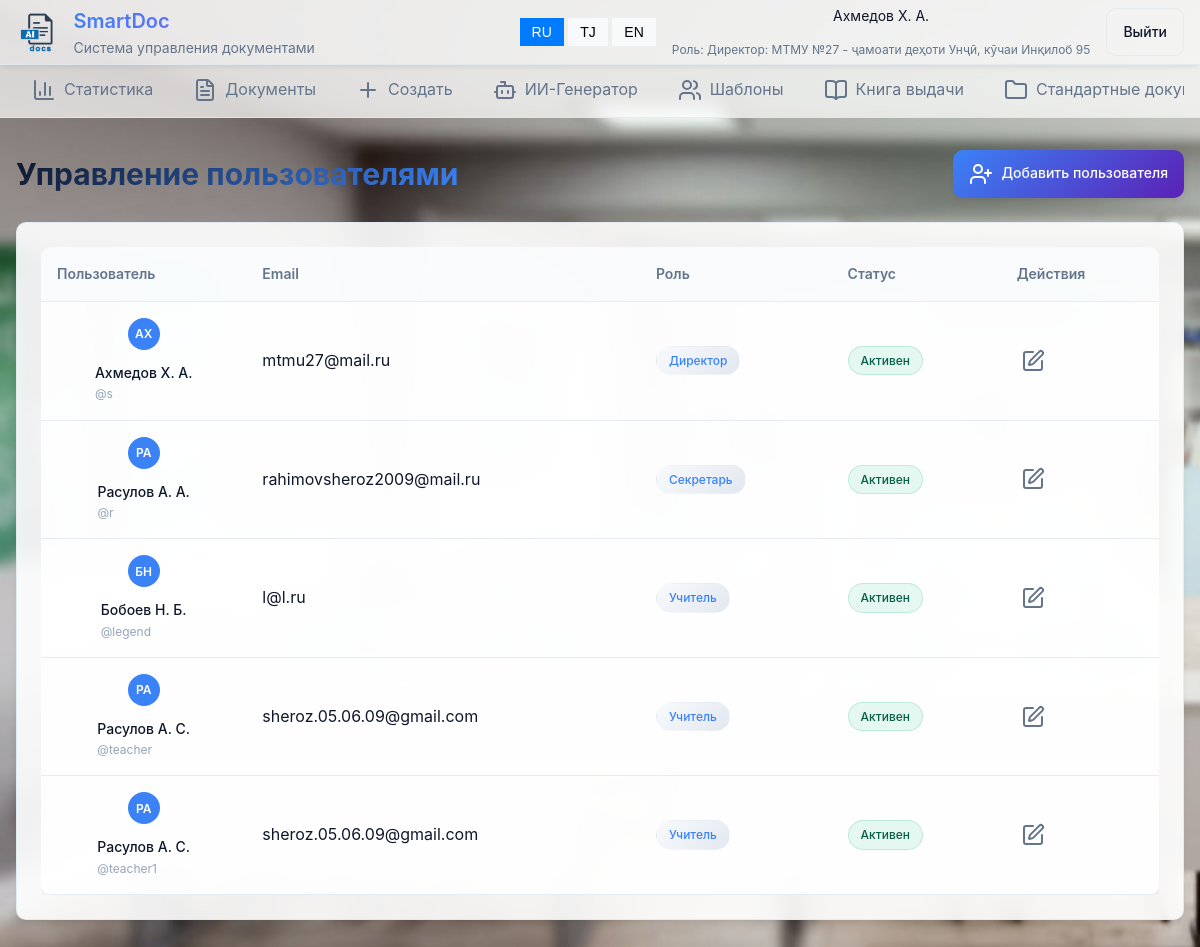
Page /user_list/ (signed in) on the committed database.
### main/models.py (models this page shows, shortened)
class User(AbstractUser):
    ROLE_CHOICES = (
        ('director', 'Директор'),
        ('secretary', 'Секретарь'),
        ('teacher', 'Учитель'),
    )
    avatar=models.ImageField(upload_to='avatars/' ,default='avatars/default.png')
    role = models.CharField(max_length=20, choices=ROLE_CHOICES)
    school = models.ForeignKey(School, on_delete=models.CASCADE, null=True, blank=True)

class School(models.Model):
    name = models.CharField(max_length=255)
    address = models.TextField(blank=True)
    email = models.EmailField(blank=True)
    tel=models.CharField(max_length=20, blank=True)
    headletter=models.FileField(upload_to='headletters/', null=True, blank=True)
    approved=models.BooleanField(default=False)
    created_at = models.DateTimeField(auto_now_add=True)
    def __str__(self):
        return f'{self.name} - {self.address}'

### main/views.py (the view)
# urls.py: path('user_list/', user_list, name='user_list'),
@login_required
def user_list(request):
    users = User.objects.filter(school=request.user.school)
    return render(request, 'main/user_list.html', {'users': users})

### main/templates/main/user_list.html (shortened to what this page needs)
{% extends 'main/base.html' %}
{% block content %}
<div class="page-container">
    <div class="page-header">
        <h2 data-i18n="user_management">Управление пользователями</h2>
        <div class="page-actions">
            <a class="btn btn-primary" href="{%url 'register'%}">
                <i data-lucide="user-plus"></i>
                <span data-i18n="add_user">Добавить пользователя</span>
            </a>
        </div>
    </div>
    <div class="card">
        <div class="card-content">
            <div class="users-table">
                <table class="table">
                    <thead>
                        <tr>
                            <th data-i18n="user">Пользователь</th>
                            <th data-i18n="email">Email</th>
                            <th data-i18n="role">Роль</th>
                            <th data-i18n="status">Статус</th>
                            <th data-i18n="actions">Действия</th>
                        </tr>
                    </thead>
                    <tbody>
                        {% for user in users %}
                        <tr>
                            <td>
                                <div class="user-info">
                                    <div class="user-avatar">{{ user.first_name.0 }}{{ user.last_name.0 }}</div>
                                    <div>
                                        <div class="user-name">{{ user.first_name }} {{ user.last_name }}</div>
                                        <div class="user-username">@{{ user.username }}</div>
                                    </div>
                                </div>
                            </td>
                            <td>{{ user.email }}</td>
                            <td>
                                <div class="badge" style="color: var(--primary);">{{ user.get_role_display|default:"Пользователь" }}</div>
                            </td>
                            <td>
                                <div class="badge badge-{% if user.is_active %}approved{% else %}rejected{% endif %}">
                                    {% if user.is_active %}<span data-i18n="active">Активен</span>{% else %}<span data-i18n="inactive">Неактивен</span>{% endif %}
                                </div>
                            </td>
                            <td>
                                <div class="table-actions">
                                    <a class="btn-icon" title="Редактировать" href="{% url 'user_edit' user.id %}" data-i18n-title="edit">
                                        <i data-lucide="edit"></i>
                                    </a>
                                </div>
                            </td>
                        </tr>
                        {% endfor %}
                    </tbody>
                </table>
            </div>
        </div>
    </div>
</div>
{% endblock %}

### main/templates/main/base.html (shortened to what this page needs)
<!DOCTYPE html>
{% load static %}
<html lang="ru">
<head>
    <link rel="stylesheet" href="{% static 'css/main.css' %}">
    <link rel="stylesheet" href="{% static 'css/style.css' %}">
</head>
<body>
    {% if user.is_authenticated %}
    <header class="header">
        <div class="header-container">
            <div class="header-left">
                <div class="logo">
                    <img src="{% static 'image/logo.png' %}" alt="Logo" class="logo-image" height="40px">
                    <div class="logo-text">
                        <h1 data-i18n="logo_title">SmartDoc</h1>
                        <p data-i18n="logo_subtitle">Система управления документами</p>
                    </div>
                </div>
            </div>
            <div class="header-right">
                <div class="language-switcher">
                    <button class="lang-btn" data-lang="ru" onclick="changeLanguage('ru')">RU</button>
                    <button class="lang-btn" data-lang="tj" onclick="changeLanguage('tj')">TJ</button>
                    <button class="lang-btn" data-lang="en" onclick="changeLanguage('en')">EN</button>
                </div>
                <div class="user-info">
                    <span>{{ user.first_name }} {{ user.last_name }}</span>
                    <span class="user-role"><span data-i18n="role">Роль</span>: {{ user.get_role_display }}: {{user.school}}</span>
                </div>
                <a href="{% url 'logout' %}" class="btn btn-outline" data-i18n="logout">Выйти</a>
            </div>
        </div>
    </header>
    <nav class="navigation">
        <div class="nav-container">
            <div class="nav-tabs">
                <a href="{% url 'index' %}" class="nav-tab {% if request.resolver_match.url_name == 'index' %}active{% endif %}">
                    <i data-lucide="bar-chart-3"></i>
                    <span data-i18n="statistics">Статистика</span>
                </a>
                <a href="{% url 'documents' %}" class="nav-tab {% if request.resolver_match.url_name == 'documents' %}active{% endif %}">
                    <i data-lucide="file-text"></i>
                    <span data-i18n="documents">Документы</span>
                </a>
                <a href="{% url 'document_create' %}" class="nav-tab {% if request.resolver_match.url_name == 'document_create' %}active{% endif %}">
                    <i data-lucide="plus"></i>
                    <span data-i18n="create">Создать</span>
                </a>
                <a href="{% url 'ai' %}" class="nav-tab {% if request.resolver_match.url_name == 'ai' %}active{% endif %}">
                    <i data-lucide="bot"></i>
                    <span data-i18n="ai_generator">ИИ-Генератор</span>
                </a>
                <a href="{% url 'templates' %}" class="nav-tab {% if request.resolver_match.url_name == 'templates' %}active{% endif %}">
                    <i data-lucide="users"></i>
                    <span data-i18n="head_templates">Шаблоны</span>
                </a>
                <a href="{% url 'export_book' %}" class="nav-tab {% if request.resolver_match.url_name == 'export_book' %}active{% endif %}">
                    <i data-lucide="book-open"></i>
                    <span data-i18n="head_export">Книга выдачи</span>
                </a>
                <a href="{% url 'standard_docs' %}" class="nav-tab {% if request.resolver_match.url_name == 'standard_docs' %}active{% endif %}">
                    <i data-lucide="folder"></i>
                    <span data-i18n="head_standard">Стандартные документы</span>
                </a>
            </div>
        </div>
    </nav>
    {% endif %}
    <main class="main-content">
        {% block content %}{% endblock %}
    </main>
</body>
</html>

### main/static/css/main.css (style rules this page uses)
* { margin: 0; padding: 0; box-sizing: border-box; }
:root { --primary: #2563eb; --primary-hover: #1d4ed8; --secondary: #64748b; --success: #10b981; --warning: #f59e0b; --error: #ef4444; --background: #f8fafc; --surface: #ffffff; --border: #e2e8f0; --text-primary: #0f172a; --text-secondary: #64748b; --text-muted: #94a3b8; --radius: 8px; --shadow: 0 1px 3px 0 rgb(0 0 0 / 0.1), 0 1px 2px -1px rgb(0 0 0 / 0.1); --shadow-lg: 0 10px 15px -3px rgb(0 0 0 / 0.1), 0 4px 6px -4px rgb(0 0 0 / 0.1); }
body { font-family: -apple-system, BlinkMacSystemFont, "Segoe UI", Roboto, sans-serif; color: var(--text-primary); line-height: 1.6; }
.header { background: var(--surface); border-bottom: 1px solid var(--border); box-shadow: var(--shadow); }
.header-container { max-width: 1200px; margin: 0 auto; padding: 0 1rem; display: flex; align-items: center; justify-content: space-between; height: 64px; }
.header-left { display: flex; align-items: center; }
.logo { display: flex; align-items: center; gap: 0.75rem; }
.logo-text h1 { font-size: 1.25rem; font-weight: 600; }
.logo-text p { font-size: 0.875rem; color: var(--text-secondary); }
.header-right { display: flex; align-items: center; gap: 1rem; }
.user-info { display: flex; flex-direction: column; align-items: flex-end; font-size: 0.875rem; }
.user-role { color: var(--text-secondary); font-size: 0.75rem; }
.navigation { background: var(--surface); border-bottom: 1px solid var(--border); }
.nav-container { max-width: 1200px; margin: 0 auto; padding: 0 1rem; }
.nav-tabs { display: flex; gap: 0.5rem; overflow-x: auto; }
.nav-tab { display: flex; align-items: center; gap: 0.5rem; padding: 0.75rem 1rem; text-decoration: none; color: var(--text-secondary); border-bottom: 2px solid transparent; transition: all 0.2s; white-space: nowrap; }
.main-content { max-width: 1200px; margin: 0 auto; padding: 2rem 1rem; }
.page-container { display: flex; flex-direction: column; gap: 1.5rem; }
.page-header { display: flex; align-items: center; justify-content: space-between; flex-wrap: wrap; gap: 1rem; }
.page-header h2 { font-size: 1.875rem; font-weight: 700; }
.card { background: var(--surface); border-radius: var(--radius); box-shadow: var(--shadow); overflow: hidden; }
.card-content { padding: 1.5rem; }
.btn { display: inline-flex; align-items: center; justify-content: center; gap: 0.5rem; padding: 0.75rem 1rem; border: none; border-radius: var(--radius); font-size: 0.875rem; font-weight: 500; text-decoration: none; cursor: pointer; transition: all 0.2s; }
.btn-primary { background: var(--primary); color: white; }
.btn-outline { background: transparent; color: var(--text-primary); border: 1px solid var(--border); }
.btn-icon { display: inline-flex; align-items: center; justify-content: center; width: 32px; height: 32px; border: none; border-radius: var(--radius); background: transparent; color: var(--text-secondary); cursor: pointer; transition: all 0.2s; }
.badge { display: inline-flex; align-items: center; padding: 0.25rem 0.75rem; border-radius: 9999px; font-size: 0.75rem; font-weight: 500; background: var(--background); color: var(--text-secondary); border: 1px solid var(--border); }
.badge-signed, .badge-approved { background: #d1fae5; color: #065f46; }

### main/templates/main/user_list.html (style rules this page uses)
.table { width: 100%; border-collapse: collapse; }
.table th, .table td { padding: 1rem; text-align: left; border-bottom: 1px solid var(--border); }
.table th { font-weight: 600; color: var(--text-secondary); font-size: 0.875rem; }
.user-info { display: flex; align-items: center; gap: 0.75rem; }
.user-avatar { width: 32px; height: 32px; background: var(--primary); color: white; border-radius: 50%; display: flex; align-items: center; justify-content: center; font-size: 0.75rem; font-weight: 600; }
.user-name { font-weight: 500; font-size: 0.875rem; }
.user-username { font-size: 0.75rem; color: var(--text-muted); }
.table-actions { display: flex; gap: 0.25rem; }

### rows in the picture
User: first_name "Ахмедов", last_name "Х. А.", role "Директор", school "МТМУ №27 - ҷамоати деҳоти Унҷӣ, кӯчаи Инқилоб 95", first_name.0 "А", last_name.0 "Х", username "s", email "mtmu27@mail.ru", is_active "Активен"
User: first_name.0 "Р", last_name.0 "А", first_name "Расулов", last_name "А. А.", username "r", email "rahimovsheroz2009@mail.ru", role "Секретарь", is_active "Активен"
User: first_name.0 "Б", last_name.0 "Н", first_name "Бобоев", last_name "Н. Б.", username "legend", email "l@l.ru", role "Учитель", is_active "Активен"
User: first_name.0 "Р", last_name.0 "А", first_name "Расулов", last_name "А. C.", username "teacher", email "sheroz.05.06.09@gmail.com", role "Учитель", is_active "Активен"
User: first_name.0 "Р", last_name.0 "А", first_name "Расулов", last_name "А. C.", username "teacher1", email "sheroz.05.06.09@gmail.com", role "Учитель", is_active "Активен"
